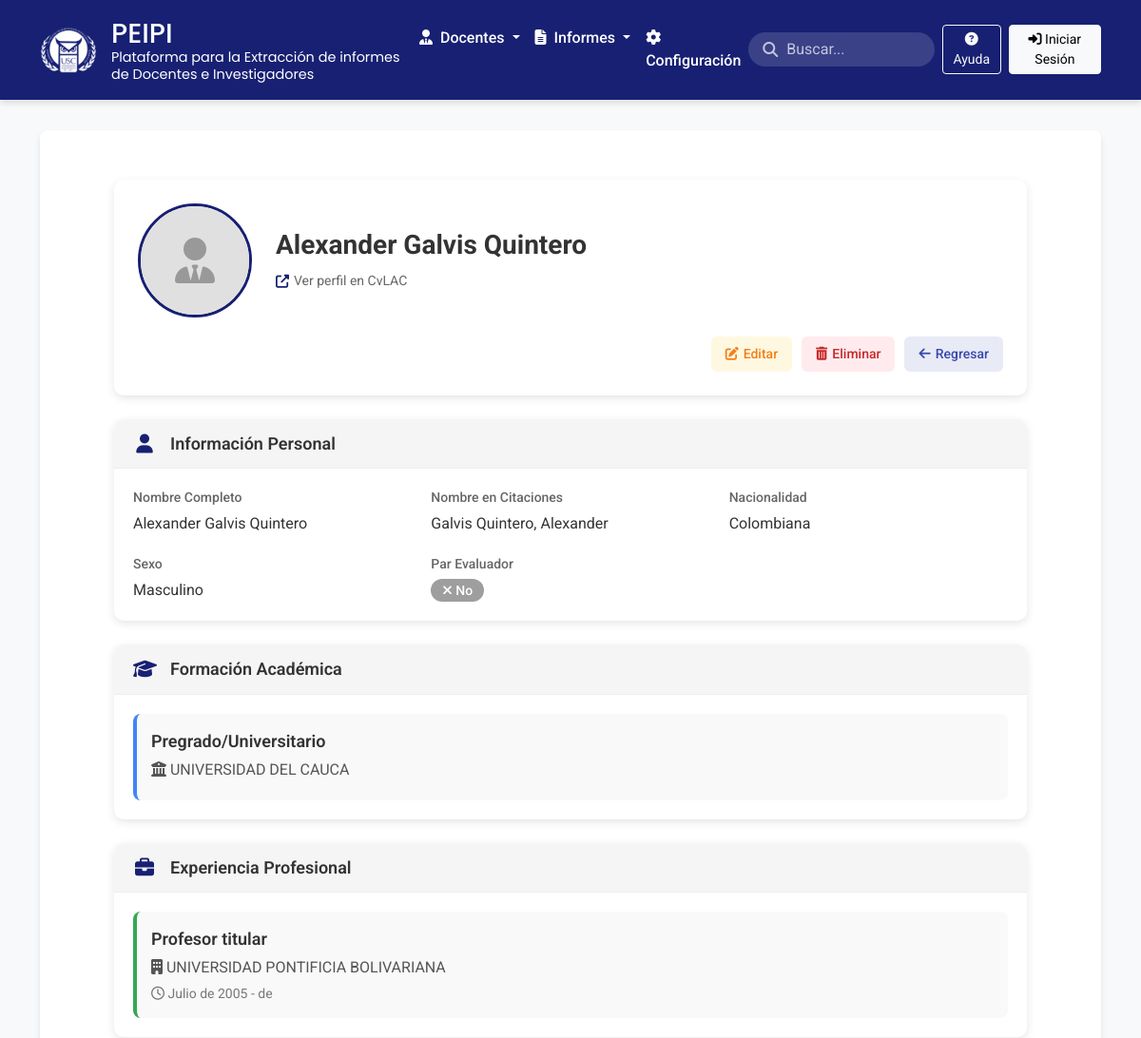
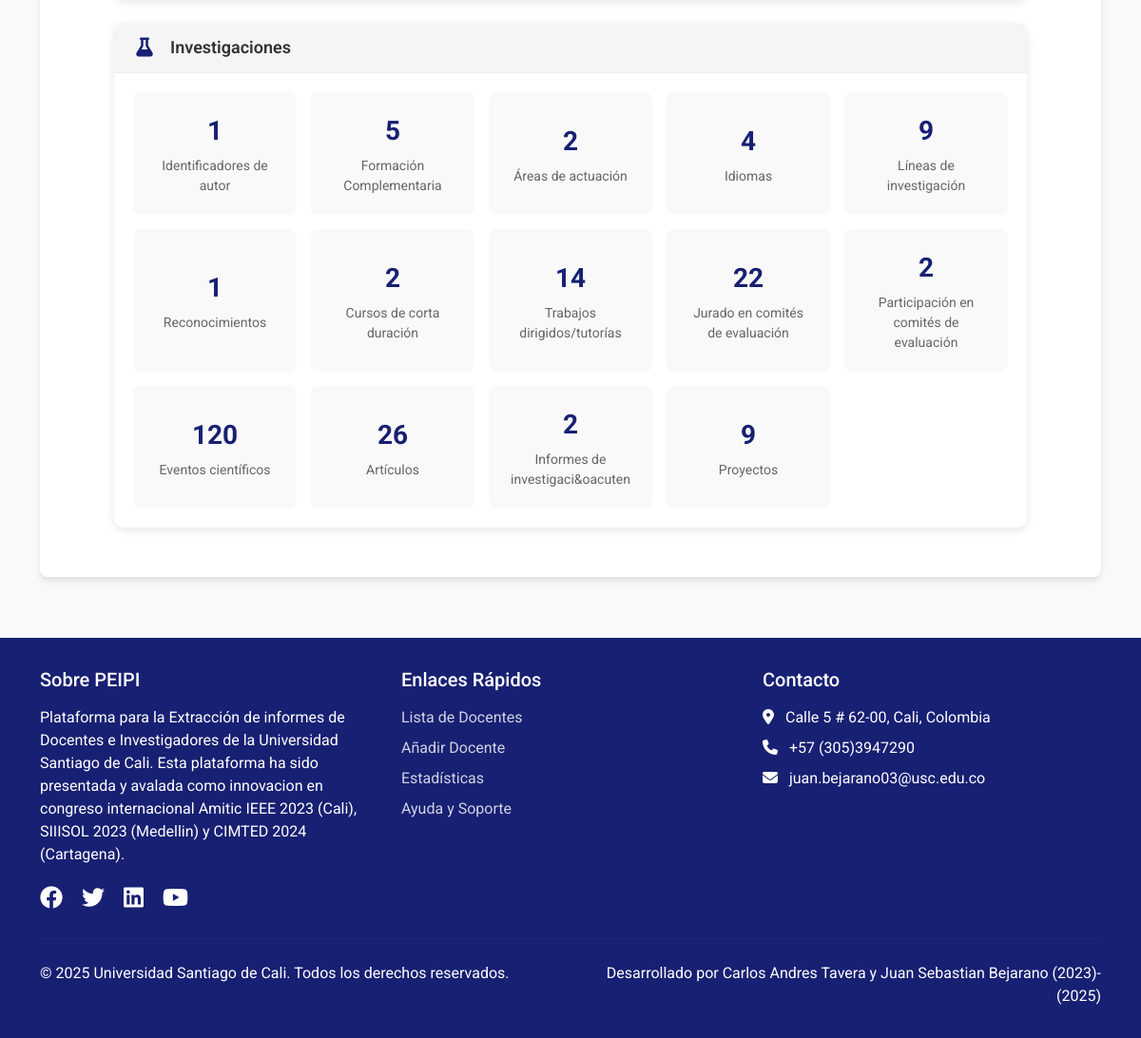
/ingenieria-sistemas/entry/4/, run on the app's committed database (2 pictures, top to bottom).
### scraping/models.py (models this page shows, shortened)
class Entry(models.Model):
    name = models.CharField(max_length=255)
    href = models.URLField()

class PersonalInfo(models.Model):
    entry = models.OneToOneField(Entry, on_delete=models.CASCADE, related_name="personal_info")
    nombre = models.CharField(max_length=255, blank=True, null=True)
    nombre_citaciones = models.CharField(max_length=255, blank=True, null=True)
    categoria = models.CharField(max_length=255, blank=True, null=True)
    par_evaluador = models.BooleanField(default=False)
    nacionalidad = models.CharField(max_length=100, blank=True, null=True)
    sexo = models.CharField(max_length=50, blank=True, null=True)

class FormacionAcademica(models.Model):
    entry = models.OneToOneField(Entry, on_delete=models.CASCADE, related_name="formacion_academica")
    nivel = models.CharField(max_length=255)
    institucion = models.CharField(max_length=255)

class ExperienciaProfesional(models.Model):
    entry = models.OneToOneField(Entry, on_delete=models.CASCADE, related_name="experiencia_profesional")
    institucion = models.CharField(max_length=255)
    cargo = models.CharField(max_length=255)
    desde = models.CharField(max_length=100, blank=True, null=True)
    hasta = models.CharField(max_length=100, blank=True, null=True)

### scraping/views.py (the view)
# urls.py: path('ingenieria-sistemas/entry/<int:pk>/', views.entry_detail, name='entry_detail'),
def entry_detail(request, pk):
    entry = get_object_or_404(Entry, pk=pk)
    personal_info = PersonalInfo.objects.filter(entry=entry).first()
    formacion = FormacionAcademica.objects.filter(entry=entry).first()
    experiencia = ExperienciaProfesional.objects.filter(entry=entry).first()
    investigaciones = Investigacion.objects.filter(entry=entry).first()
    return render(request, 'scraping/entry_detail.html', {
        'entry': entry,
        'personal_info': personal_info,
        'formacion': formacion,
        'experiencia': experiencia,
        'investigaciones': investigaciones,
    })

### scraping/templates/scraping/entry_detail.html (shortened to what this page needs)
{% extends "base.html" %}
{% load static %}
{% block content %}
<div class="profile-container">
    <div class="profile-header">
        <div class="profile-header-content">
            <div class="profile-avatar">
                {% if entry.profile_image %}
                <img src="{{ entry.profile_image.url }}" alt="{{ entry.name }}">
                {% else %}
                <div class="avatar-placeholder">
                    <i class="fas fa-user-tie"></i>
                </div>
                {% endif %}
            </div>
            <div class="profile-info">
                <h1 class="profile-name">{{ entry.name }}</h1>
                <div class="profile-links">
                    <a href="{{ entry.href }}" class="profile-link" target="_blank">
                        <i class="fas fa-external-link-alt"></i> Ver perfil en CvLAC
                    </a>
                </div>
            </div>
        </div>
        <div class="profile-actions">
            <a href="{% url 'entry_edit' entry.pk %}" class="action-button edit-button">
                <i class="fas fa-edit"></i> Editar
            </a>
            <a href="{% url 'entry_delete' entry.pk %}" class="action-button delete-button">
                <i class="fas fa-trash-alt"></i> Eliminar
            </a>
            <a href="{% url 'entry_list' %}" class="action-button back-button">
                <i class="fas fa-arrow-left"></i> Regresar
            </a>
        </div>
    </div>
    <div class="profile-body">
        <div class="profile-section personal-info">
            <div class="section-header">
                <i class="fas fa-user section-icon"></i>
                <h2 class="section-title">Información Personal</h2>
            </div>
            <div class="section-content">
                <div class="info-grid">
                    {% if personal_info.nombre %}
                    <div class="info-item">
                        <div class="info-label">Nombre Completo</div>
                        <div class="info-value">{{ personal_info.nombre }}</div>
                    </div>
                    {% endif %}
                    {% if personal_info.nombre_citaciones %}
                    <div class="info-item">
                        <div class="info-label">Nombre en Citaciones</div>
                        <div class="info-value">{{ personal_info.nombre_citaciones }}</div>
                    </div>
                    {% endif %}
                    {% if personal_info.nacionalidad %}
                    <div class="info-item">
                        <div class="info-label">Nacionalidad</div>
                        <div class="info-value">{{ personal_info.nacionalidad }}</div>
                    </div>
                    {% endif %}
                    {% if personal_info.sexo %}
                    <div class="info-item">
                        <div class="info-label">Sexo</div>
                        <div class="info-value">{{ personal_info.sexo }}</div>
                    </div>
                    {% endif %}
                    {% if personal_info.par_evaluador is not None %}
                    <div class="info-item">
                        <div class="info-label">Par Evaluador</div>
                        <div class="info-value">
                            {% if personal_info.par_evaluador %}
                            <span class="badge success-badge"><i class="fas fa-check"></i> Sí</span>
                            {% else %}
                            <span class="badge neutral-badge"><i class="fas fa-times"></i> No</span>
                            {% endif %}
                        </div>
                    </div>
                    {% endif %}
                </div>
            </div>
        </div>
        {% if formacion %}
        <div class="profile-section education">
            <div class="section-header">
                <i class="fas fa-graduation-cap section-icon"></i>
                <h2 class="section-title">Formación Académica</h2>
            </div>
            <div class="section-content">
                <div class="education-card">
                    {% if formacion.nivel %}
                    <div class="education-level">{{ formacion.nivel }}</div>
                    {% endif %}
                    {% if formacion.institucion %}
                    <div class="education-institution">
                        <i class="fas fa-university"></i> {{ formacion.institucion }}
                    </div>
                    {% endif %}
                </div>
            </div>
        </div>
        {% endif %}
        {% if experiencia %}
        <div class="profile-section experience">
            <div class="section-header">
                <i class="fas fa-briefcase section-icon"></i>
                <h2 class="section-title">Experiencia Profesional</h2>
            </div>
            <div class="section-content">
                <div class="experience-card">
                    {% if experiencia.cargo %}
                    <div class="experience-position">{{ experiencia.cargo }}</div>
                    {% endif %}
                    {% if experiencia.institucion %}
                    <div class="experience-company">
                        <i class="fas fa-building"></i> {{ experiencia.institucion }}
                    </div>
                    {% endif %}
                    <div class="experience-period">
                        <i class="far fa-clock"></i>
                        {% if experiencia.desde %}{{ experiencia.desde }}{% else %}Desconocido{% endif %} -
                        {% if experiencia.hasta %}{{ experiencia.hasta }}{% else %}Actual{% endif %}
                    </div>
                </div>
            </div>
        </div>
        {% endif %}
        <div class="profile-section research">
            <div class="section-header">
                <i class="fas fa-flask section-icon"></i>
                <h2 class="section-title">Investigaciones</h2>
            </div>
            <div class="section-content">
                {% if investigaciones and investigaciones.datos %}
                <div class="research-stats">
                    {% for seccion, cantidad in investigaciones.datos.items %}
                    <div class="stat-card">
                        <div class="stat-value">{{ cantidad }}</div>
                        <div class="stat-label">{{ seccion }}</div>
                    </div>
                    {% endfor %}
                </div>
                {% else %}
                <div class="empty-research">
                    <i class="fas fa-search"></i>
                    <p>No hay investigaciones registradas para este docente.</p>
                </div>
                {% endif %}
            </div>
        </div>
    </div>
</div>
{% endblock %}

### scraping/estilos/custom.css (style rules this page uses)
body { margin: 0; font-family: Arial, sans-serif; }

### scraping/templates/base.html (style rules this page uses)
:root { --primary-color: #172072; --secondary-color: #3949ab; --accent-color: #4fc3f7; --light-color: #f5f5f5; --dark-color: #333; --success-color: #4caf50; --warning-color: #ff9800; --danger-color: #f44336; --text-light: #ffffff; --text-dark: #212121; --border-radius: 8px; --box-shadow: 0 4px 6px rgba(0, 0, 0, 0.1); }
body { font-family: 'Roboto', sans-serif; background-color: #f8f9fa; color: var(--text-dark); min-height: 100vh; display: flex; flex-direction: column; }

### scraping/templates/scraping/entry_detail.html (style rules this page uses)
.profile-container { max-width: 1000px; margin: 0 auto; padding: 20px; }
.profile-header { background-color: white; border-radius: 10px; box-shadow: 0 3px 10px rgba(0, 0, 0, 0.1); padding: 25px; margin-bottom: 25px; position: relative; }
.profile-header-content { display: flex; align-items: center; gap: 25px; margin-bottom: 20px; }
.profile-avatar { width: 120px; height: 120px; border-radius: 50%; overflow: hidden; background-color: #f0f0f0; display: flex; align-items: center; justify-content: center; border: 3px solid var(--primary-color); flex-shrink: 0; }
.avatar-placeholder { width: 100%; height: 100%; display: flex; align-items: center; justify-content: center; background-color: #e0e0e0; color: #666; }
.avatar-placeholder i { font-size: 48px; color: #999; }
.profile-info { flex: 1; }
.profile-name { font-size: 28px; font-weight: 700; color: #333; margin: 0 0 10px 0; }
.badge { display: inline-block; padding: 5px 12px; border-radius: 20px; font-size: 14px; font-weight: 500; background-color: var(--primary-color); color: white; }
.neutral-badge { background-color: #9e9e9e; }
.profile-links { display: flex; flex-wrap: wrap; gap: 15px; }
.profile-link { display: inline-flex; align-items: center; gap: 5px; color: #666; text-decoration: none; font-size: 14px; transition: color 0.2s ease; }
.profile-link i { color: var(--primary-color); }
.profile-actions { display: flex; gap: 10px; flex-wrap: wrap; justify-content: flex-end; }
.action-button { display: inline-flex; align-items: center; gap: 5px; padding: 8px 15px; border-radius: 6px; font-size: 14px; font-weight: 500; text-decoration: none; transition: all 0.2s ease; }
.edit-button { background-color: #fff8e1; color: #f57f17; }
.delete-button { background-color: #ffebee; color: #c62828; }
.back-button { background-color: #e8eaf6; color: #3949ab; }
.profile-body { display: flex; flex-direction: column; gap: 25px; }
.profile-section { background-color: white; border-radius: 10px; box-shadow: 0 3px 10px rgba(0, 0, 0, 0.1); overflow: hidden; }
.section-header { display: flex; align-items: center; gap: 15px; padding: 15px 20px; background-color: #f5f5f5; border-bottom: 1px solid #eee; }
.section-icon { font-size: 20px; color: var(--primary-color); width: 24px; text-align: center; }
.section-title { font-size: 18px; font-weight: 600; color: #333; margin: 0; }
.section-content { padding: 20px; }
.info-grid { display: grid; grid-template-columns: repeat(auto-fill, minmax(250px, 1fr)); gap: 20px; }
.info-item { display: flex; flex-direction: column; gap: 5px; }
.info-label { font-size: 14px; color: #666; font-weight: 500; }
.info-value { font-size: 16px; color: #333; }
.education-card { padding: 15px; border-radius: 8px; background-color: #f9f9f9; border-left: 4px solid #4285f4; }
.education-level { font-size: 18px; font-weight: 600; color: #333; margin-bottom: 5px; }
.education-institution { font-size: 16px; color: #555; margin-bottom: 5px; }
.experience-card { padding: 15px; border-radius: 8px; background-color: #f9f9f9; border-left: 4px solid #34a853; }
.experience-position { font-size: 18px; font-weight: 600; color: #333; margin-bottom: 5px; }
.experience-company { font-size: 16px; color: #555; margin-bottom: 5px; }
.experience-period { font-size: 14px; color: #777; }
.research-stats { display: grid; grid-template-columns: repeat(auto-fill, minmax(150px, 1fr)); gap: 15px; }
.stat-card { display: flex; flex-direction: column; align-items: center; justify-content: center; padding: 20px; background-color: #f9f9f9; border-radius: 8px; text-align: center; transition: all 0.3s ease; }
.stat-value { font-size: 28px; font-weight: 700; color: var(--primary-color); margin-bottom: 5px; transition: all 0.3s ease; }
.stat-label { font-size: 14px; color: #666; transition: all 0.3s ease; }

### data on the page
Entry: name "Alexander Galvis Quintero"
PersonalInfo: nombre "Alexander Galvis Quintero", nombre_citaciones "Galvis Quintero, Alexander", nacionalidad "Colombiana", sexo "Masculino"
FormacionAcademica: nivel "Pregrado/Universitario", institucion "UNIVERSIDAD DEL CAUCA"
ExperienciaProfesional: cargo "Profesor titular", institucion "UNIVERSIDAD PONTIFICIA BOLIVARIANA", desde "Julio de 2005", hasta "de"

### other printed values
{{ cantidad }} "1" "5" "2" "4" "9" "1" "2" "14" "22" "2" "120" "26" "2" "9"
{{ seccion }} "Identificadores de autor" "Formación Complementaria" "Áreas de actuación" "Idiomas" "Líneas de investigación" "Reconocimientos" "Cursos de corta duración" "Trabajos dirigidos/tutorías" "Jurado en comités de evaluación" "Participación en comités de evaluación" "Eventos científicos" "Artículos" "Informes de investigaci&oacuten" "Proyectos"
